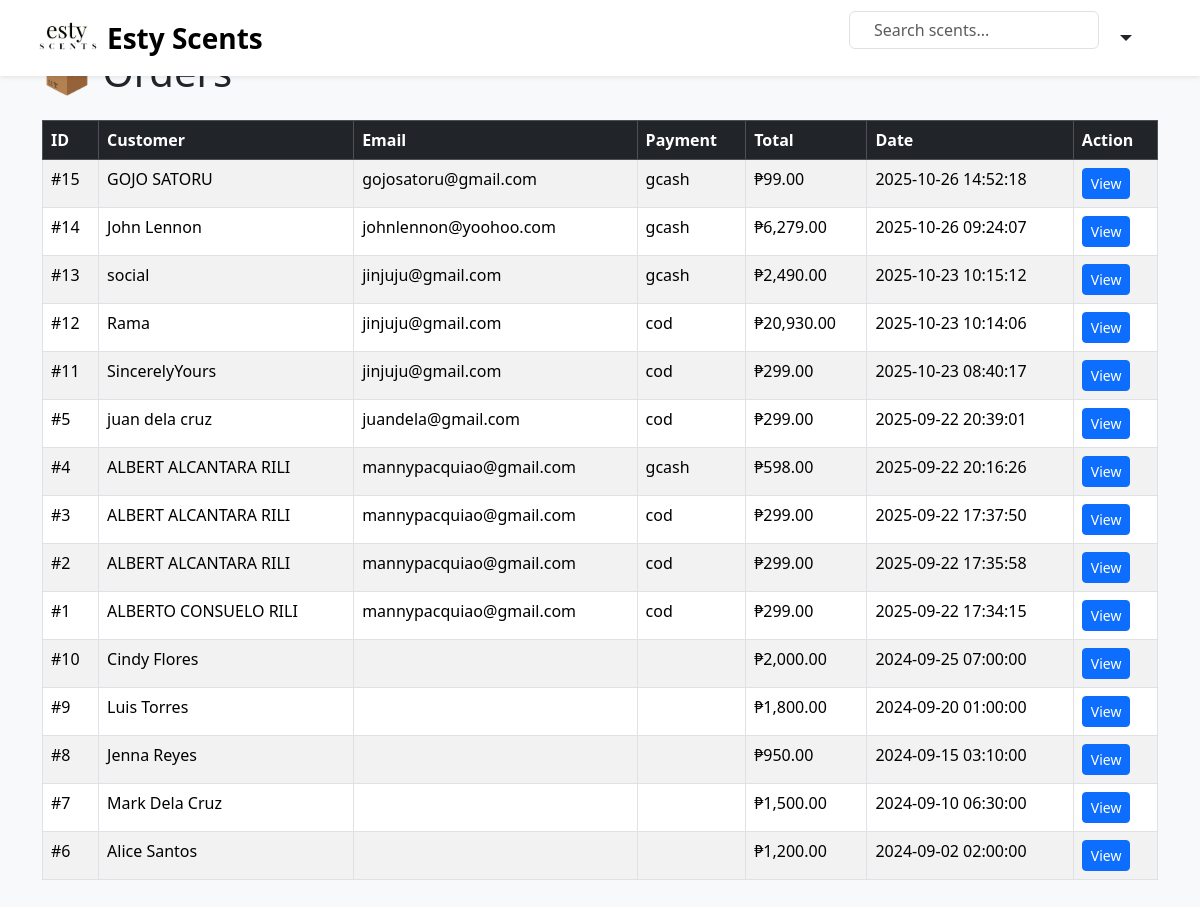
The page /ESTY/orders.php on the database its author committed.
### tables this page shows
CREATE TABLE `orders` (
  `id` int(11) NOT NULL,
  `customer_name` varchar(100) DEFAULT NULL,
  `email` varchar(100) DEFAULT NULL,
  `address` text DEFAULT NULL,
  `payment_method` varchar(50) DEFAULT NULL,
  `total` decimal(10,2) DEFAULT NULL,
  `created_at` timestamp NOT NULL DEFAULT current_timestamp(),
  `status` enum('pending','processing','completed','cancelled') DEFAULT 'pending',
  `completed_at` datetime DEFAULT NULL
);

### ESTY/orders.php (the view, shortened to what this page needs)
<?php
require_once "../db.php";
include 'navbar.php';
$sql = "SELECT * FROM orders ORDER BY created_at DESC";
$result = $conn->query($sql);
?>
<!DOCTYPE html>
<html lang="en">
<head>
  <link href="https://cdn.jsdelivr.net/npm/bootstrap@5.3.3/dist/css/bootstrap.min.css" rel="stylesheet">
</head>
<body class="bg-light">
<div class="container my-5">
  <h1 class="mb-4">📦 Orders</h1>
  <table class="table table-bordered table-striped">
    <thead class="table-dark">
      <tr>
        <th>ID</th>
        <th>Customer</th>
        <th>Email</th>
        <th>Payment</th>
        <th>Total</th>
        <th>Date</th>
        <th>Action</th>
      </tr>
    </thead>
    <tbody>
      <?php while ($row = $result->fetch_assoc()): ?>
        <tr>
          <td>#<?= $row['id']; ?></td>
          <td><?= htmlspecialchars($row['customer_name']); ?></td>
          <td><?= htmlspecialchars($row['email']); ?></td>
          <td><?= $row['payment_method']; ?></td>
          <td>₱<?= number_format($row['total'], 2); ?></td>
          <td><?= $row['created_at']; ?></td>
          <td>
            <a href="view_order.php?id=<?= $row['id']; ?>" class="btn btn-sm btn-primary">View</a>
          </td>
        </tr>
      <?php endwhile; ?>
    </tbody>
  </table>
</div>
</body>
</html>

### rows shown on the page
orders: id "15", customer_name "GOJO SATORU", email "gojosatoru@gmail.com", payment_method "gcash", total "99.00", created_at "2025-10-26 14:52:18"
orders: id "14", customer_name "John Lennon", email "johnlennon@yoohoo.com", payment_method "gcash", total "6,279.00", created_at "2025-10-26 09:24:07"
orders: id "13", customer_name "social", email "jinjuju@gmail.com", payment_method "gcash", total "2,490.00", created_at "2025-10-23 10:15:12"
orders: id "12", customer_name "Rama", email "jinjuju@gmail.com", payment_method "cod", total "20,930.00", created_at "2025-10-23 10:14:06"
orders: id "11", customer_name "SincerelyYours", email "jinjuju@gmail.com", payment_method "cod", total "299.00", created_at "2025-10-23 08:40:17"
orders: id "5", customer_name "juan dela cruz", email "juandela@gmail.com", payment_method "cod", total "299.00", created_at "2025-09-22 20:39:01"
orders: id "4", customer_name "ALBERT ALCANTARA RILI", email "mannypacquiao@gmail.com", payment_method "gcash", total "598.00", created_at "2025-09-22 20:16:26"
orders: id "3", customer_name "ALBERT ALCANTARA RILI", email "mannypacquiao@gmail.com", payment_method "cod", total "299.00", created_at "2025-09-22 17:37:50"
orders: id "2", customer_name "ALBERT ALCANTARA RILI", email "mannypacquiao@gmail.com", payment_method "cod", total "299.00", created_at "2025-09-22 17:35:58"
orders: id "1", customer_name "ALBERTO CONSUELO RILI", email "mannypacquiao@gmail.com", payment_method "cod", total "299.00", created_at "2025-09-22 17:34:15"
orders: id "10", customer_name "Cindy Flores", total "2,000.00", created_at "2024-09-25 07:00:00"
orders: id "9", customer_name "Luis Torres", total "1,800.00", created_at "2024-09-20 01:00:00"
orders: id "8", customer_name "Jenna Reyes", total "950.00", created_at "2024-09-15 03:10:00"
orders: id "7", customer_name "Mark Dela Cruz", total "1,500.00", created_at "2024-09-10 06:30:00"
orders: id "6", customer_name "Alice Santos", total "1,200.00", created_at "2024-09-02 02:00:00"
